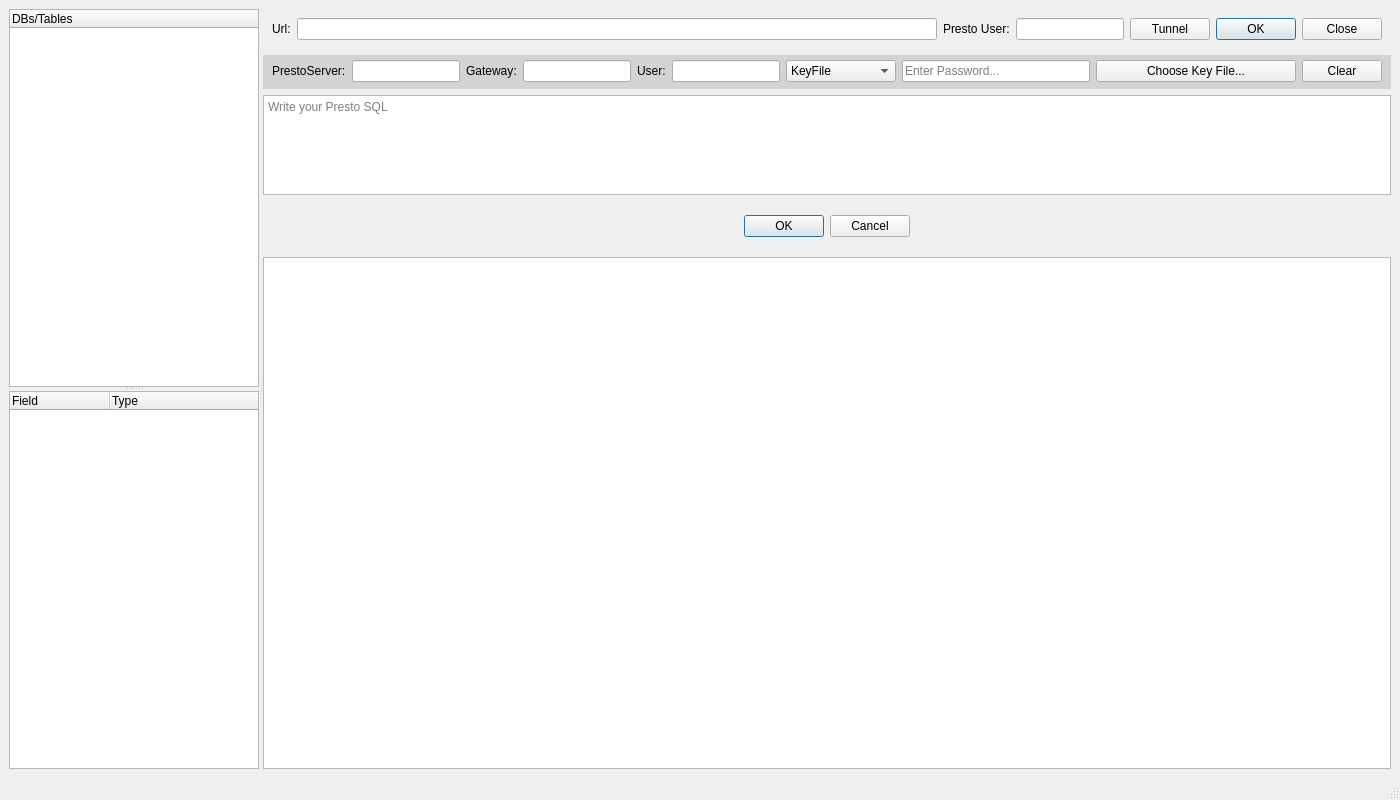
<?xml version="1.0" encoding="UTF-8"?>
<ui version="4.0">
 <class>MainWindow</class>
 <widget class="QMainWindow" name="MainWindow">
  <property name="geometry">
   <rect>
    <x>0</x>
    <y>0</y>
    <width>1400</width>
    <height>800</height>
   </rect>
  </property>
  <property name="windowTitle">
   <string>PyPresto</string>
  </property>
  <widget class="QWidget" name="centralwidget">
   <layout class="QHBoxLayout" name="horizontalLayout_2">
    <item>
     <widget class="QSplitter" name="mainSplitter">
      <property name="orientation">
       <enum>Qt::Horizontal</enum>
      </property>
      <widget class="QSplitter" name="leftSplitter">
       <property name="sizePolicy">
        <sizepolicy hsizetype="Preferred" vsizetype="Expanding">
         <horstretch>0</horstretch>
         <verstretch>0</verstretch>
        </sizepolicy>
       </property>
       <property name="orientation">
        <enum>Qt::Vertical</enum>
       </property>
       <widget class="QTreeWidget" name="tablesWidget">
        <property name="sizePolicy">
         <sizepolicy hsizetype="Minimum" vsizetype="Preferred">
          <horstretch>0</horstretch>
          <verstretch>0</verstretch>
         </sizepolicy>
        </property>
        <property name="minimumSize">
         <size>
          <width>250</width>
          <height>100</height>
         </size>
        </property>
        <property name="maximumSize">
         <size>
          <width>800</width>
          <height>800</height>
         </size>
        </property>
        <property name="sizeAdjustPolicy">
         <enum>QAbstractScrollArea::AdjustToContents</enum>
        </property>
        <property name="editTriggers">
         <set>QAbstractItemView::AnyKeyPressed</set>
        </property>
        <property name="indentation">
         <number>15</number>
        </property>
        <property name="columnCount">
         <number>1</number>
        </property>
        <attribute name="headerVisible">
         <bool>true</bool>
        </attribute>
        <column>
         <property name="text">
          <string>DBs/Tables</string>
         </property>
        </column>
       </widget>
       <widget class="QTreeWidget" name="schemaView">
        <property name="sizePolicy">
         <sizepolicy hsizetype="Minimum" vsizetype="Preferred">
          <horstretch>0</horstretch>
          <verstretch>0</verstretch>
         </sizepolicy>
        </property>
        <property name="minimumSize">
         <size>
          <width>250</width>
          <height>300</height>
         </size>
        </property>
        <property name="maximumSize">
         <size>
          <width>800</width>
          <height>16777215</height>
         </size>
        </property>
        <property name="sizeAdjustPolicy">
         <enum>QAbstractScrollArea::AdjustToContents</enum>
        </property>
        <property name="editTriggers">
         <set>QAbstractItemView::AnyKeyPressed|QAbstractItemView::DoubleClicked</set>
        </property>
        <property name="indentation">
         <number>15</number>
        </property>
        <column>
         <property name="text">
          <string>Field</string>
         </property>
        </column>
        <column>
         <property name="text">
          <string>Type</string>
         </property>
        </column>
       </widget>
      </widget>
      <widget class="QWidget" name="layoutWidget">
       <layout class="QVBoxLayout" name="dataLayout">
        <property name="leftMargin">
         <number>0</number>
        </property>
        <item>
         <widget class="QWidget" name="connWidget" native="true">
          <property name="sizePolicy">
           <sizepolicy hsizetype="Preferred" vsizetype="Minimum">
            <horstretch>0</horstretch>
            <verstretch>0</verstretch>
           </sizepolicy>
          </property>
          <property name="minimumSize">
           <size>
            <width>0</width>
            <height>40</height>
           </size>
          </property>
          <layout class="QHBoxLayout" name="connWidgetLayout">
           <property name="topMargin">
            <number>0</number>
           </property>
           <property name="bottomMargin">
            <number>0</number>
           </property>
           <item>
            <widget class="QLabel" name="urlLabel">
             <property name="text">
              <string>Url:</string>
             </property>
            </widget>
           </item>
           <item>
            <widget class="QLineEdit" name="urlEdit">
             <property name="sizePolicy">
              <sizepolicy hsizetype="MinimumExpanding" vsizetype="Fixed">
               <horstretch>0</horstretch>
               <verstretch>0</verstretch>
              </sizepolicy>
             </property>
             <property name="minimumSize">
              <size>
               <width>200</width>
               <height>0</height>
              </size>
             </property>
             <property name="text">
              <string/>
             </property>
            </widget>
           </item>
           <item>
            <widget class="QLabel" name="userLabel">
             <property name="text">
              <string>Presto User:</string>
             </property>
            </widget>
           </item>
           <item>
            <widget class="QLineEdit" name="userEdit">
             <property name="sizePolicy">
              <sizepolicy hsizetype="Minimum" vsizetype="Fixed">
               <horstretch>0</horstretch>
               <verstretch>0</verstretch>
              </sizepolicy>
             </property>
             <property name="minimumSize">
              <size>
               <width>100</width>
               <height>0</height>
              </size>
             </property>
             <property name="maximumSize">
              <size>
               <width>200</width>
               <height>16777215</height>
              </size>
             </property>
             <property name="text">
              <string/>
             </property>
            </widget>
           </item>
           <item>
            <widget class="QPushButton" name="tunnelButton">
             <property name="text">
              <string>Tunnel</string>
             </property>
             <property name="checkable">
              <bool>true</bool>
             </property>
            </widget>
           </item>
           <item>
            <widget class="QDialogButtonBox" name="connButtonBox">
             <property name="sizePolicy">
              <sizepolicy hsizetype="Fixed" vsizetype="Fixed">
               <horstretch>0</horstretch>
               <verstretch>0</verstretch>
              </sizepolicy>
             </property>
             <property name="standardButtons">
              <set>QDialogButtonBox::Close|QDialogButtonBox::Ok</set>
             </property>
            </widget>
           </item>
          </layout>
         </widget>
        </item>
        <item>
         <widget class="QWidget" name="tunnelWidget" native="true">
          <property name="minimumSize">
           <size>
            <width>0</width>
            <height>30</height>
           </size>
          </property>
          <property name="styleSheet">
           <string notr="true">#tunnelWidget {background-color: lightgray}</string>
          </property>
          <layout class="QHBoxLayout" name="horizontalLayout">
           <property name="topMargin">
            <number>5</number>
           </property>
           <property name="bottomMargin">
            <number>7</number>
           </property>
           <item>
            <widget class="QLabel" name="serverLabel">
             <property name="text">
              <string>PrestoServer:</string>
             </property>
            </widget>
           </item>
           <item>
            <widget class="QLineEdit" name="serverEdit">
             <property name="text">
              <string/>
             </property>
            </widget>
           </item>
           <item>
            <widget class="QLabel" name="gatewayLabel">
             <property name="text">
              <string>Gateway:</string>
             </property>
            </widget>
           </item>
           <item>
            <widget class="QLineEdit" name="gatewayEdit">
             <property name="text">
              <string/>
             </property>
            </widget>
           </item>
           <item>
            <widget class="QLabel" name="tunnelUserLabel">
             <property name="text">
              <string>User:</string>
             </property>
            </widget>
           </item>
           <item>
            <widget class="QLineEdit" name="tunnelUserEdit">
             <property name="sizePolicy">
              <sizepolicy hsizetype="Maximum" vsizetype="Fixed">
               <horstretch>0</horstretch>
               <verstretch>0</verstretch>
              </sizepolicy>
             </property>
             <property name="maximumSize">
              <size>
               <width>130</width>
               <height>16777215</height>
              </size>
             </property>
             <property name="text">
              <string/>
             </property>
            </widget>
           </item>
           <item>
            <widget class="QComboBox" name="keyComboBox">
             <property name="sizePolicy">
              <sizepolicy hsizetype="Fixed" vsizetype="Fixed">
               <horstretch>0</horstretch>
               <verstretch>0</verstretch>
              </sizepolicy>
             </property>
             <property name="minimumSize">
              <size>
               <width>110</width>
               <height>0</height>
              </size>
             </property>
             <property name="maximumSize">
              <size>
               <width>110</width>
               <height>16777215</height>
              </size>
             </property>
             <property name="currentText">
              <string>KeyFile</string>
             </property>
             <item>
              <property name="text">
               <string>KeyFile</string>
              </property>
             </item>
             <item>
              <property name="text">
               <string>Password</string>
              </property>
             </item>
            </widget>
           </item>
           <item>
            <widget class="QLineEdit" name="pwdLineEdit">
             <property name="sizePolicy">
              <sizepolicy hsizetype="Maximum" vsizetype="Fixed">
               <horstretch>0</horstretch>
               <verstretch>0</verstretch>
              </sizepolicy>
             </property>
             <property name="minimumSize">
              <size>
               <width>188</width>
               <height>22</height>
              </size>
             </property>
             <property name="maximumSize">
              <size>
               <width>188</width>
               <height>16777215</height>
              </size>
             </property>
             <property name="echoMode">
              <enum>QLineEdit::Password</enum>
             </property>
             <property name="placeholderText">
              <string>Enter Password...</string>
             </property>
            </widget>
           </item>
           <item>
            <widget class="QPushButton" name="keyFileButton">
             <property name="enabled">
              <bool>true</bool>
             </property>
             <property name="sizePolicy">
              <sizepolicy hsizetype="Maximum" vsizetype="Fixed">
               <horstretch>0</horstretch>
               <verstretch>0</verstretch>
              </sizepolicy>
             </property>
             <property name="minimumSize">
              <size>
               <width>200</width>
               <height>0</height>
              </size>
             </property>
             <property name="maximumSize">
              <size>
               <width>200</width>
               <height>16777215</height>
              </size>
             </property>
             <property name="text">
              <string>Choose Key File...</string>
             </property>
            </widget>
           </item>
           <item>
            <widget class="QPushButton" name="clearButton">
             <property name="text">
              <string>Clear</string>
             </property>
            </widget>
           </item>
          </layout>
         </widget>
        </item>
        <item>
         <widget class="TextEdit" name="sqlEdit">
          <property name="sizePolicy">
           <sizepolicy hsizetype="MinimumExpanding" vsizetype="Maximum">
            <horstretch>0</horstretch>
            <verstretch>0</verstretch>
           </sizepolicy>
          </property>
          <property name="minimumSize">
           <size>
            <width>0</width>
            <height>100</height>
           </size>
          </property>
          <property name="maximumSize">
           <size>
            <width>16777215</width>
            <height>100</height>
           </size>
          </property>
          <property name="placeholderText">
           <string>Write your Presto SQL</string>
          </property>
         </widget>
        </item>
        <item>
         <widget class="QWidget" name="sqlWidget" native="true">
          <property name="sizePolicy">
           <sizepolicy hsizetype="Preferred" vsizetype="Minimum">
            <horstretch>0</horstretch>
            <verstretch>0</verstretch>
           </sizepolicy>
          </property>
          <property name="minimumSize">
           <size>
            <width>0</width>
            <height>50</height>
           </size>
          </property>
          <layout class="QHBoxLayout" name="sqlWidgetLayout">
           <item>
            <widget class="QDialogButtonBox" name="runButtonBox">
             <property name="sizePolicy">
              <sizepolicy hsizetype="Maximum" vsizetype="Fixed">
               <horstretch>0</horstretch>
               <verstretch>0</verstretch>
              </sizepolicy>
             </property>
             <property name="standardButtons">
              <set>QDialogButtonBox::Cancel|QDialogButtonBox::Ok</set>
             </property>
            </widget>
           </item>
          </layout>
         </widget>
        </item>
        <item>
         <widget class="QTableWidget" name="dataWidget">
          <property name="sizeAdjustPolicy">
           <enum>QAbstractScrollArea::AdjustToContents</enum>
          </property>
          <property name="alternatingRowColors">
           <bool>true</bool>
          </property>
          <property name="sortingEnabled">
           <bool>true</bool>
          </property>
         </widget>
        </item>
       </layout>
      </widget>
     </widget>
    </item>
   </layout>
  </widget>
  <widget class="QMenuBar" name="menubar">
   <property name="geometry">
    <rect>
     <x>0</x>
     <y>0</y>
     <width>1400</width>
     <height>22</height>
    </rect>
   </property>
  </widget>
  <widget class="QStatusBar" name="statusbar"/>
 </widget>
 <customwidgets>
  <customwidget>
   <class>TextEdit</class>
   <extends>QTextEdit</extends>
   <header>textedit.h</header>
  </customwidget>
 </customwidgets>
 <resources/>
 <connections/>
</ui>
